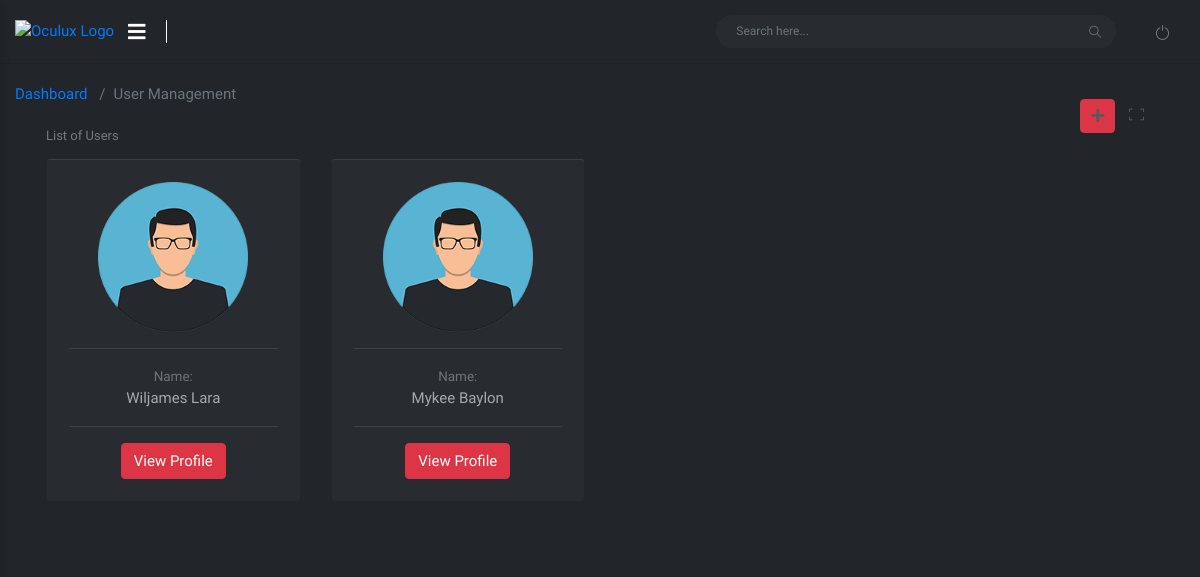
Screenshot of /admin/dark/user_management.php (signed in) with the database file from the repository.
### tables this page shows
CREATE TABLE `users` (
  `id` int(11) NOT NULL,
  `username` varchar(45) NOT NULL,
  `first_name` varchar(45) NOT NULL,
  `last_name` varchar(45) NOT NULL,
  `middle_name` varchar(45) NOT NULL,
  `phone_number` varchar(45) NOT NULL,
  `email` varchar(45) NOT NULL,
  `password` varchar(45) NOT NULL,
  `role` varchar(45) NOT NULL,
  `region` varchar(45) NOT NULL,
  `province` varchar(45) NOT NULL,
  `municipality` varchar(45) NOT NULL,
  `barangay` varchar(45) NOT NULL,
  `zipcode` varchar(45) NOT NULL
);

### admin/dark/user_management.php (the view, shortened to what this page needs)
    <!doctype html>
    <html lang="en">
    <head>
        <?php include 'css.php';?>
    </head>
    <body class="theme-orange">
        <div id="wrapper">
            <nav class="navbar navbar-fixed-top">
                <div class="container-fluid">
                    <div class="navbar-left">
                        <div class="navbar-btn">
                            <a href="index.php"><img alt="Oculux Logo" class="img-fluid logo"></a>
                            <button type="button" class="btn-toggle-offcanvas"><i class="lnr lnr-menu fa fa-bars"></i></button>
                        </div>
                    </div>
                    <div class="navbar-right">
                        <div id="navbar-menu">
                            <ul class="nav navbar-nav">
                                <li>
                                    <form id="navbar-search" class="navbar-form search-form">
                                        <input value="" class="form-control" placeholder="Search here..." type="text">
                                        <button type="button" class="btn btn-default"><i class="icon-magnifier"></i></button>
                                    </form>
                                </li>
                                <li><a href="functions/logout.php" class="icon-menu"><i class="icon-power"></i></a></li>
                            </ul>
                        </div>
                    </div>
                </div>
                <div class="progress-container">
                </div>
            </nav>
        <div id="main-content">
            <div class="block-header">
            <div class="row clearfix">
                <div class="col-md-6 col-sm-12">
                    <nav aria-label="breadcrumb">
                        <ol class="breadcrumb">
                          <li class="breadcrumb-item"><a href="#">Dashboard</a></li>
                          <li class="breadcrumb-item active" aria-current="page">User Management</li>
                        </ol>
                    </nav>
                </div>
            </div>
<div class="container-fluid">
    <div class="col-lg-12">
        <div class="card">
            <div class="header pt-3">
                <h2><small>List of Users</small></h2>
                <ul class="header-dropdown dropdown">
                    <li><a href="new_user.php" class="btn btn-danger"><i class="fa fa-plus"></i></a></li>
                    <li><a href="javascript:void(0);" class="full-screen"><i class="icon-frame"></i></a></li>
                </ul>
            </div>
            <div class="form-group">
                <div class="row clearfix">
                <?php
                             include 'functions/connection.php';
                             $result = $connect->prepare("SELECT * FROM users ORDER BY id ASC");
                             $result->execute();
                             for($i=0; $row = $result->fetch(); $i++){
                             $id=$row['id'];
                ?>
                <div class="col-xl-3 col-lg-4 col-md-5">
                        <div class="card">
                            <div class="body">
                                <center>
                                <img src="assets/img/user-profile.png" alt="" srcset="" hieght="150px" width="150px" >
                                <hr>
                                <small class="text-muted">Name: </small>
                                <p class="m-b-0" name="userbirth"><?php echo $row["first_name"]?> <?php echo $row["last_name"]?></p>
                                <hr>
                                <a href="view_user_profile.php<?php echo '?id='.$id; ?>"><button class="btn btn-danger">View Profile</button></a>
                                </center>
                            </div>
                        </div>
                    </div>
                <?php } ?>
                </div>
                </div>
        </div>
    </div>
</div>
        </div>
    </div>
            </div>
    </body>
    </html>

### rows the page displays
users: first_name "Wiljames", last_name "Lara"
users: first_name "Mykee", last_name "Baylon"
